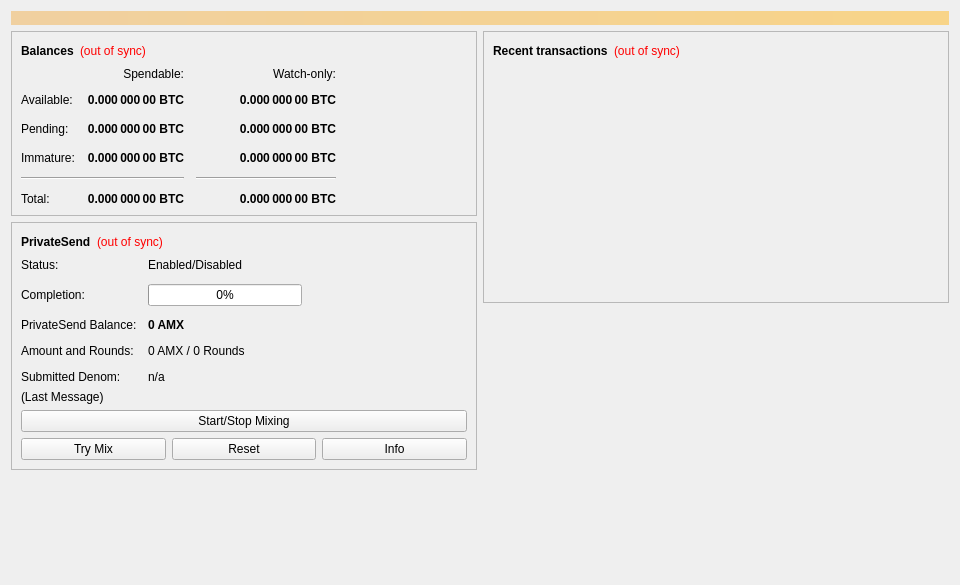
<?xml version="1.0" encoding="UTF-8"?>
<ui version="4.0">
 <class>OverviewPage</class>
 <widget class="QWidget" name="OverviewPage">
  <property name="geometry">
   <rect>
    <x>0</x>
    <y>0</y>
    <width>960</width>
    <height>585</height>
   </rect>
  </property>
  <property name="minimumSize">
   <size>
    <width>960</width>
    <height>0</height>
   </size>
  </property>
  <property name="windowTitle">
   <string>Form</string>
  </property>
  <layout class="QVBoxLayout" name="topLayout">
   <item>
    <widget class="QLabel" name="labelAlerts">
     <property name="visible">
      <bool>false</bool>
     </property>
     <property name="styleSheet">
      <string notr="true">QLabel { background-color: qlineargradient(x1: 0, y1: 0, x2: 1, y2: 0, stop:0 #F0D0A0, stop:1 #F8D488); color:#000000; }</string>
     </property>
     <property name="wordWrap">
      <bool>true</bool>
     </property>
     <property name="margin">
      <number>3</number>
     </property>
     <property name="textInteractionFlags">
      <set>Qt::TextSelectableByMouse</set>
     </property>
    </widget>
   </item>
   <item>
    <layout class="QHBoxLayout" name="horizontalLayout" stretch="1,1">
     <item>
      <layout class="QVBoxLayout" name="verticalLayout_2">
       <item>
        <widget class="QFrame" name="frame">
         <property name="frameShape">
          <enum>QFrame::StyledPanel</enum>
         </property>
         <property name="frameShadow">
          <enum>QFrame::Raised</enum>
         </property>
         <layout class="QVBoxLayout" name="verticalLayout_4">
          <item>
           <layout class="QHBoxLayout" name="horizontalLayout_4">
            <item>
             <widget class="QLabel" name="label_5">
              <property name="font">
               <font>
                <weight>75</weight>
                <bold>true</bold>
               </font>
              </property>
              <property name="text">
               <string>Balances</string>
              </property>
             </widget>
            </item>
            <item>
             <widget class="QLabel" name="labelWalletStatus">
              <property name="toolTip">
               <string>The displayed information may be out of date. Your wallet automatically synchronizes with the Amero network after a connection is established, but this process has not completed yet.</string>
              </property>
              <property name="styleSheet">
               <string notr="true">QLabel { color: red; }</string>
              </property>
              <property name="text">
               <string notr="true">(out of sync)</string>
              </property>
              <property name="alignment">
               <set>Qt::AlignLeading|Qt::AlignLeft|Qt::AlignVCenter</set>
              </property>
             </widget>
            </item>
            <item>
             <spacer name="horizontalSpacer_3">
              <property name="orientation">
               <enum>Qt::Horizontal</enum>
              </property>
              <property name="sizeHint" stdset="0">
               <size>
                <width>40</width>
                <height>20</height>
               </size>
              </property>
             </spacer>
            </item>
           </layout>
          </item>
          <item>
           <layout class="QGridLayout" name="gridLayout">
            <property name="spacing">
             <number>12</number>
            </property>
            <item row="2" column="2">
             <widget class="QLabel" name="labelWatchPending">
              <property name="font">
               <font>
                <weight>75</weight>
                <bold>true</bold>
               </font>
              </property>
              <property name="cursor">
               <cursorShape>IBeamCursor</cursorShape>
              </property>
              <property name="toolTip">
               <string>Unconfirmed transactions to watch-only addresses</string>
              </property>
              <property name="text">
               <string notr="true">0.000 000 00 BTC</string>
              </property>
              <property name="alignment">
               <set>Qt::AlignRight|Qt::AlignTrailing|Qt::AlignVCenter</set>
              </property>
              <property name="textInteractionFlags">
               <set>Qt::LinksAccessibleByMouse|Qt::TextSelectableByKeyboard|Qt::TextSelectableByMouse</set>
              </property>
             </widget>
            </item>
            <item row="2" column="1">
             <widget class="QLabel" name="labelUnconfirmed">
              <property name="font">
               <font>
                <weight>75</weight>
                <bold>true</bold>
               </font>
              </property>
              <property name="cursor">
               <cursorShape>IBeamCursor</cursorShape>
              </property>
              <property name="toolTip">
               <string>Total of transactions that have yet to be confirmed, and do not yet count toward the spendable balance</string>
              </property>
              <property name="text">
               <string notr="true">0.000 000 00 BTC</string>
              </property>
              <property name="alignment">
               <set>Qt::AlignRight|Qt::AlignTrailing|Qt::AlignVCenter</set>
              </property>
              <property name="textInteractionFlags">
               <set>Qt::LinksAccessibleByMouse|Qt::TextSelectableByKeyboard|Qt::TextSelectableByMouse</set>
              </property>
             </widget>
            </item>
            <item row="3" column="2">
             <widget class="QLabel" name="labelWatchImmature">
              <property name="font">
               <font>
                <weight>75</weight>
                <bold>true</bold>
               </font>
              </property>
              <property name="cursor">
               <cursorShape>IBeamCursor</cursorShape>
              </property>
              <property name="toolTip">
               <string>Mined balance in watch-only addresses that has not yet matured</string>
              </property>
              <property name="text">
               <string notr="true">0.000 000 00 BTC</string>
              </property>
              <property name="alignment">
               <set>Qt::AlignRight|Qt::AlignTrailing|Qt::AlignVCenter</set>
              </property>
              <property name="textInteractionFlags">
               <set>Qt::LinksAccessibleByMouse|Qt::TextSelectableByKeyboard|Qt::TextSelectableByMouse</set>
              </property>
             </widget>
            </item>
            <item row="4" column="0" colspan="2">
             <widget class="Line" name="lineSpendableBalance">
              <property name="orientation">
               <enum>Qt::Horizontal</enum>
              </property>
             </widget>
            </item>
            <item row="4" column="2">
             <widget class="Line" name="lineWatchBalance">
              <property name="sizePolicy">
               <sizepolicy hsizetype="Preferred" vsizetype="Fixed">
                <horstretch>0</horstretch>
                <verstretch>0</verstretch>
               </sizepolicy>
              </property>
              <property name="minimumSize">
               <size>
                <width>140</width>
                <height>0</height>
               </size>
              </property>
              <property name="orientation">
               <enum>Qt::Horizontal</enum>
              </property>
             </widget>
            </item>
            <item row="5" column="0">
             <widget class="QLabel" name="labelTotalText">
              <property name="text">
               <string>Total:</string>
              </property>
             </widget>
            </item>
            <item row="3" column="1">
             <widget class="QLabel" name="labelImmature">
              <property name="font">
               <font>
                <weight>75</weight>
                <bold>true</bold>
               </font>
              </property>
              <property name="cursor">
               <cursorShape>IBeamCursor</cursorShape>
              </property>
              <property name="toolTip">
               <string>Mined balance that has not yet matured</string>
              </property>
              <property name="text">
               <string notr="true">0.000 000 00 BTC</string>
              </property>
              <property name="alignment">
               <set>Qt::AlignRight|Qt::AlignTrailing|Qt::AlignVCenter</set>
              </property>
              <property name="textInteractionFlags">
               <set>Qt::LinksAccessibleByMouse|Qt::TextSelectableByKeyboard|Qt::TextSelectableByMouse</set>
              </property>
             </widget>
            </item>
            <item row="2" column="3">
             <spacer name="horizontalSpacer_2">
              <property name="orientation">
               <enum>Qt::Horizontal</enum>
              </property>
              <property name="sizeHint" stdset="0">
               <size>
                <width>40</width>
                <height>20</height>
               </size>
              </property>
             </spacer>
            </item>
            <item row="3" column="0">
             <widget class="QLabel" name="labelImmatureText">
              <property name="text">
               <string>Immature:</string>
              </property>
             </widget>
            </item>
            <item row="5" column="1">
             <widget class="QLabel" name="labelTotal">
              <property name="font">
               <font>
                <weight>75</weight>
                <bold>true</bold>
               </font>
              </property>
              <property name="cursor">
               <cursorShape>IBeamCursor</cursorShape>
              </property>
              <property name="toolTip">
               <string>Your current total balance</string>
              </property>
              <property name="text">
               <string notr="true">0.000 000 00 BTC</string>
              </property>
              <property name="alignment">
               <set>Qt::AlignRight|Qt::AlignTrailing|Qt::AlignVCenter</set>
              </property>
              <property name="textInteractionFlags">
               <set>Qt::LinksAccessibleByMouse|Qt::TextSelectableByKeyboard|Qt::TextSelectableByMouse</set>
              </property>
             </widget>
            </item>
            <item row="5" column="2">
             <widget class="QLabel" name="labelWatchTotal">
              <property name="font">
               <font>
                <weight>75</weight>
                <bold>true</bold>
               </font>
              </property>
              <property name="cursor">
               <cursorShape>IBeamCursor</cursorShape>
              </property>
              <property name="toolTip">
               <string>Current total balance in watch-only addresses</string>
              </property>
              <property name="text">
               <string notr="true">0.000 000 00 BTC</string>
              </property>
              <property name="alignment">
               <set>Qt::AlignRight|Qt::AlignTrailing|Qt::AlignVCenter</set>
              </property>
              <property name="textInteractionFlags">
               <set>Qt::LinksAccessibleByMouse|Qt::TextSelectableByKeyboard|Qt::TextSelectableByMouse</set>
              </property>
             </widget>
            </item>
            <item row="0" column="2">
             <widget class="QLabel" name="labelWatchonly">
              <property name="text">
               <string>Watch-only:</string>
              </property>
              <property name="alignment">
               <set>Qt::AlignRight|Qt::AlignTrailing|Qt::AlignVCenter</set>
              </property>
             </widget>
            </item>
            <item row="1" column="0">
             <widget class="QLabel" name="labelBalanceText">
              <property name="text">
               <string>Available:</string>
              </property>
             </widget>
            </item>
            <item row="1" column="1">
             <widget class="QLabel" name="labelBalance">
              <property name="font">
               <font>
                <weight>75</weight>
                <bold>true</bold>
               </font>
              </property>
              <property name="cursor">
               <cursorShape>IBeamCursor</cursorShape>
              </property>
              <property name="toolTip">
               <string>Your current spendable balance</string>
              </property>
              <property name="text">
               <string notr="true">0.000 000 00 BTC</string>
              </property>
              <property name="alignment">
               <set>Qt::AlignRight|Qt::AlignTrailing|Qt::AlignVCenter</set>
              </property>
              <property name="textInteractionFlags">
               <set>Qt::LinksAccessibleByMouse|Qt::TextSelectableByKeyboard|Qt::TextSelectableByMouse</set>
              </property>
             </widget>
            </item>
            <item row="1" column="2">
             <widget class="QLabel" name="labelWatchAvailable">
              <property name="font">
               <font>
                <weight>75</weight>
                <bold>true</bold>
               </font>
              </property>
              <property name="cursor">
               <cursorShape>IBeamCursor</cursorShape>
              </property>
              <property name="toolTip">
               <string>Your current balance in watch-only addresses</string>
              </property>
              <property name="text">
               <string notr="true">0.000 000 00 BTC</string>
              </property>
              <property name="alignment">
               <set>Qt::AlignRight|Qt::AlignTrailing|Qt::AlignVCenter</set>
              </property>
              <property name="textInteractionFlags">
               <set>Qt::LinksAccessibleByMouse|Qt::TextSelectableByKeyboard|Qt::TextSelectableByMouse</set>
              </property>
             </widget>
            </item>
            <item row="2" column="0">
             <widget class="QLabel" name="labelPendingText">
              <property name="text">
               <string>Pending:</string>
              </property>
             </widget>
            </item>
            <item row="0" column="1">
             <widget class="QLabel" name="labelSpendable">
              <property name="text">
               <string>Spendable:</string>
              </property>
              <property name="alignment">
               <set>Qt::AlignRight|Qt::AlignTrailing|Qt::AlignVCenter</set>
              </property>
             </widget>
            </item>
           </layout>
          </item>
         </layout>
        </widget>
       </item>
       <item>
        <widget class="QFrame" name="framePrivateSend">
         <property name="layoutDirection">
          <enum>Qt::LeftToRight</enum>
         </property>
         <property name="frameShape">
          <enum>QFrame::StyledPanel</enum>
         </property>
         <property name="frameShadow">
          <enum>QFrame::Raised</enum>
         </property>
         <layout class="QVBoxLayout" name="VerticalLayout_PS1">
          <item>
           <layout class="QHBoxLayout" name="horizontalLayout_5">
            <item>
             <widget class="QLabel" name="labelPrivateSendHeader">
              <property name="font">
               <font>
                <weight>75</weight>
                <bold>true</bold>
               </font>
              </property>
              <property name="text">
               <string>PrivateSend</string>
              </property>
             </widget>
            </item>
            <item>
             <widget class="QLabel" name="labelPrivateSendSyncStatus">
              <property name="toolTip">
               <string>The displayed information may be out of date. Your wallet automatically synchronizes with the Amero network after a connection is established, but this process has not completed yet.</string>
              </property>
              <property name="styleSheet">
               <string notr="true">QLabel { color: red; }</string>
              </property>
              <property name="text">
               <string notr="true">(out of sync)</string>
              </property>
              <property name="alignment">
               <set>Qt::AlignLeading|Qt::AlignLeft|Qt::AlignVCenter</set>
              </property>
             </widget>
            </item>
            <item>
             <spacer name="horizontalSpacer_4">
              <property name="orientation">
               <enum>Qt::Horizontal</enum>
              </property>
              <property name="sizeHint" stdset="0">
               <size>
                <width>40</width>
                <height>20</height>
               </size>
              </property>
             </spacer>
            </item>
           </layout>
          </item>
          <item>
           <layout class="QFormLayout" name="privateSendFormLayout">
            <property name="fieldGrowthPolicy">
             <enum>QFormLayout::AllNonFixedFieldsGrow</enum>
            </property>
            <property name="horizontalSpacing">
             <number>11</number>
            </property>
            <property name="verticalSpacing">
             <number>12</number>
            </property>
            <item row="0" column="0">
             <widget class="QLabel" name="labelPrivateSendEnabledText">
              <property name="text">
               <string>Status:</string>
              </property>
             </widget>
            </item>
            <item row="0" column="1">
             <widget class="QLabel" name="labelPrivateSendEnabled">
              <property name="text">
               <string>Enabled/Disabled</string>
              </property>
             </widget>
            </item>
            <item row="1" column="0">
             <widget class="QLabel" name="labelCompletitionText">
              <property name="text">
               <string>Completion:</string>
              </property>
             </widget>
            </item>
            <item row="1" column="1">
             <widget class="QProgressBar" name="privateSendProgress">
              <property name="maximumSize">
               <size>
                <width>154</width>
                <height>16777215</height>
               </size>
              </property>
              <property name="value">
               <number>0</number>
              </property>
             </widget>
            </item>
            <item row="2" column="0">
             <widget class="QLabel" name="labelAnonymizedText">
              <property name="text">
               <string>PrivateSend Balance:</string>
              </property>
             </widget>
            </item>
            <item row="2" column="1">
             <widget class="QLabel" name="labelAnonymized">
              <property name="font">
               <font>
                <weight>75</weight>
                <bold>true</bold>
               </font>
              </property>
              <property name="text">
               <string notr="true">0 AMX</string>
              </property>
             </widget>
            </item>
            <item row="3" column="0">
             <widget class="QLabel" name="labelAmountAndRoundsText">
              <property name="text">
               <string>Amount and Rounds:</string>
              </property>
             </widget>
            </item>
            <item row="3" column="1">
             <widget class="QLabel" name="labelAmountRounds">
              <property name="text">
               <string>0 AMX / 0 Rounds</string>
              </property>
             </widget>
            </item>
            <item row="4" column="0">
             <widget class="QLabel" name="labelSubmittedDenomText">
              <property name="text">
               <string>Submitted Denom:</string>
              </property>
             </widget>
            </item>
            <item row="4" column="1">
             <widget class="QLabel" name="labelSubmittedDenom">
              <property name="toolTip">
               <string>The denominations you submitted to the Masternode.&lt;br&gt;To mix, other users must submit the exact same denominations.</string>
              </property>
              <property name="text">
               <string>n/a</string>
              </property>
             </widget>
            </item>
           </layout>
          </item>
          <item>
           <layout class="QVBoxLayout" name="VerticalLayout_PS">
            <item>
             <widget class="QLabel" name="labelPrivateSendLastMessage">
              <property name="text">
               <string>(Last Message)</string>
              </property>
              <property name="alignment">
               <set>Qt::AlignLeading|Qt::AlignLeft|Qt::AlignTop</set>
              </property>
              <property name="wordWrap">
               <bool>true</bool>
              </property>
             </widget>
            </item>
            <item>
             <widget class="QPushButton" name="togglePrivateSend">
              <property name="sizePolicy">
               <sizepolicy hsizetype="MinimumExpanding" vsizetype="Fixed">
                <horstretch>0</horstretch>
                <verstretch>0</verstretch>
               </sizepolicy>
              </property>
              <property name="text">
               <string>Start/Stop Mixing</string>
              </property>
             </widget>
            </item>
            <item>
             <layout class="QHBoxLayout" name="horizontalLayout_debugbuttons">
              <item>
               <widget class="QPushButton" name="privateSendAuto">
                <property name="sizePolicy">
                 <sizepolicy hsizetype="MinimumExpanding" vsizetype="Fixed">
                  <horstretch>0</horstretch>
                  <verstretch>0</verstretch>
                 </sizepolicy>
                </property>
                <property name="toolTip">
                 <string>Try to manually submit a PrivateSend request.</string>
                </property>
                <property name="text">
                 <string>Try Mix</string>
                </property>
               </widget>
              </item>
              <item>
               <widget class="QPushButton" name="privateSendReset">
                <property name="sizePolicy">
                 <sizepolicy hsizetype="MinimumExpanding" vsizetype="Fixed">
                  <horstretch>0</horstretch>
                  <verstretch>0</verstretch>
                 </sizepolicy>
                </property>
                <property name="toolTip">
                 <string>Reset the current status of PrivateSend (can interrupt PrivateSend if it's in the process of Mixing, which can cost you money!)</string>
                </property>
                <property name="autoFillBackground">
                 <bool>false</bool>
                </property>
                <property name="text">
                 <string>Reset</string>
                </property>
               </widget>
              </item>
              <item>
               <widget class="QPushButton" name="privateSendInfo">
                <property name="sizePolicy">
                 <sizepolicy hsizetype="MinimumExpanding" vsizetype="Fixed">
                  <horstretch>0</horstretch>
                  <verstretch>0</verstretch>
                 </sizepolicy>
                </property>
                <property name="toolTip">
                 <string>Information about PrivateSend and Mixing</string>
                </property>
                <property name="text">
                 <string>Info</string>
                </property>
               </widget>
              </item>
             </layout>
            </item>
           </layout>
          </item>
         </layout>
        </widget>
       </item>
       <item>
        <spacer name="verticalSpacer">
         <property name="orientation">
          <enum>Qt::Vertical</enum>
         </property>
         <property name="sizeHint" stdset="0">
          <size>
           <width>20</width>
           <height>40</height>
          </size>
         </property>
        </spacer>
       </item>
      </layout>
     </item>
     <item>
      <layout class="QVBoxLayout" name="verticalLayout_3">
       <item>
        <widget class="QFrame" name="frame_2">
         <property name="frameShape">
          <enum>QFrame::StyledPanel</enum>
         </property>
         <property name="frameShadow">
          <enum>QFrame::Raised</enum>
         </property>
         <layout class="QVBoxLayout" name="verticalLayout">
          <item>
           <layout class="QHBoxLayout" name="horizontalLayout_2">
            <item>
             <widget class="QLabel" name="label_4">
              <property name="font">
               <font>
                <weight>75</weight>
                <bold>true</bold>
               </font>
              </property>
              <property name="text">
               <string>Recent transactions</string>
              </property>
             </widget>
            </item>
            <item>
             <widget class="QLabel" name="labelTransactionsStatus">
              <property name="toolTip">
               <string>The displayed information may be out of date. Your wallet automatically synchronizes with the Amero network after a connection is established, but this process has not completed yet.</string>
              </property>
              <property name="styleSheet">
               <string notr="true">QLabel { color: red; }</string>
              </property>
              <property name="text">
               <string notr="true">(out of sync)</string>
              </property>
              <property name="alignment">
               <set>Qt::AlignLeading|Qt::AlignLeft|Qt::AlignVCenter</set>
              </property>
             </widget>
            </item>
            <item>
             <spacer name="horizontalSpacer">
              <property name="orientation">
               <enum>Qt::Horizontal</enum>
              </property>
              <property name="sizeHint" stdset="0">
               <size>
                <width>40</width>
                <height>20</height>
               </size>
              </property>
             </spacer>
            </item>
           </layout>
          </item>
          <item>
           <widget class="QListView" name="listTransactions">
            <property name="styleSheet">
             <string notr="true">QListView { background: transparent; }</string>
            </property>
            <property name="frameShape">
             <enum>QFrame::NoFrame</enum>
            </property>
            <property name="verticalScrollBarPolicy">
             <enum>Qt::ScrollBarAlwaysOff</enum>
            </property>
            <property name="horizontalScrollBarPolicy">
             <enum>Qt::ScrollBarAlwaysOff</enum>
            </property>
            <property name="selectionMode">
             <enum>QAbstractItemView::NoSelection</enum>
            </property>
           </widget>
          </item>
         </layout>
        </widget>
       </item>
       <item>
        <spacer name="verticalSpacer_2">
         <property name="orientation">
          <enum>Qt::Vertical</enum>
         </property>
         <property name="sizeHint" stdset="0">
          <size>
           <width>20</width>
           <height>40</height>
          </size>
         </property>
        </spacer>
       </item>
      </layout>
     </item>
    </layout>
   </item>
  </layout>
 </widget>
 <resources/>
 <connections/>
</ui>
